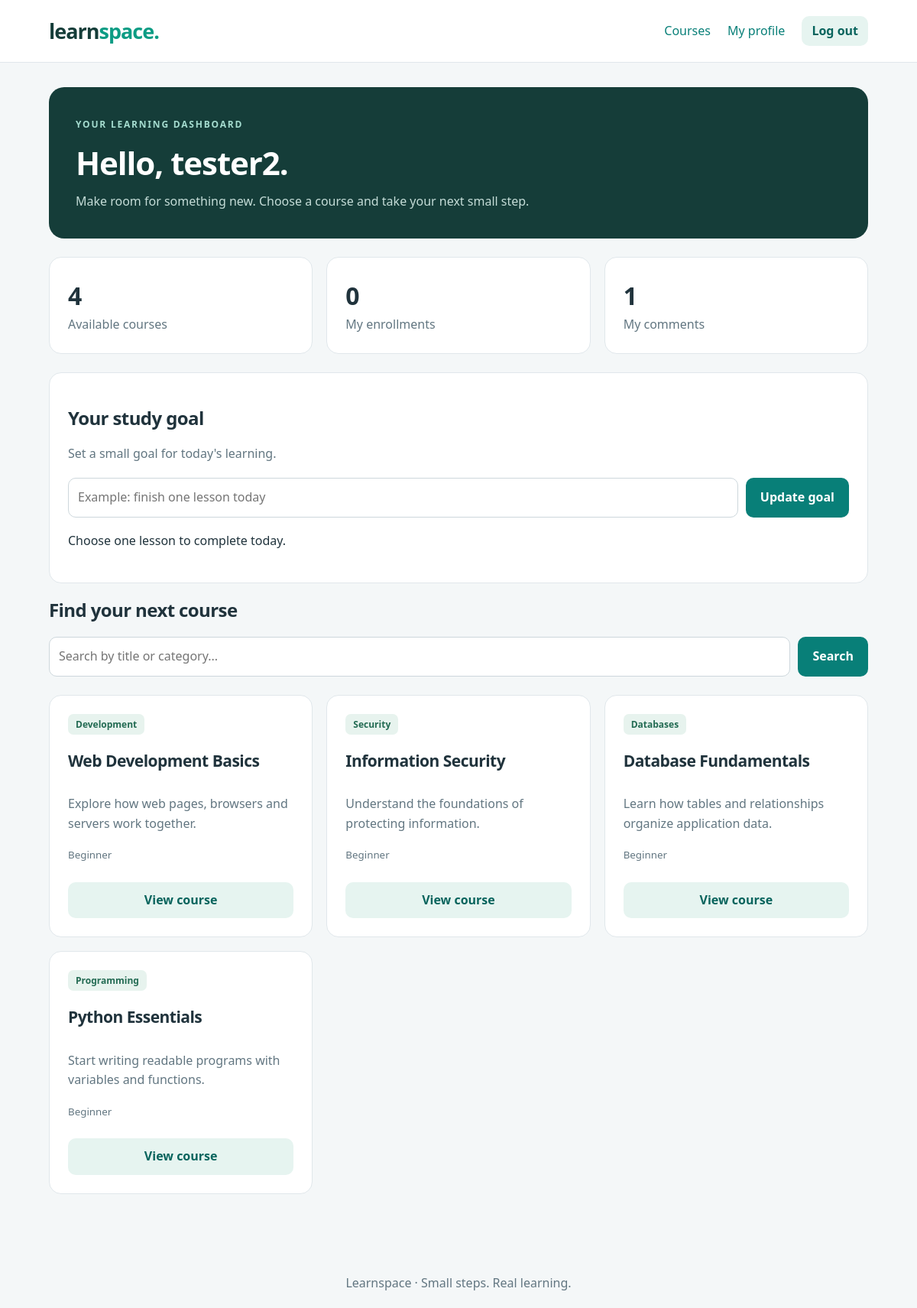
The page / (signed in) on the database its author committed.
### tables this page shows
CREATE TABLE users (
            id integer primary key autoincrement,
            full_name text not null,
            email text not null unique collate nocase,
            password_hash text not null
        );

CREATE TABLE courses (
            id integer primary key,
            title text not null,
            category text not null,
            description text not null,
            lesson text not null
        );

### app.py (the view)
@app.get("/")
@login_required
def dashboard():
    database = get_db()
    user_id = g.current_user["id"]
    search_query = request.args.get("q", "").strip()[:100]
    courses = database.execute( """ select courses.*,
               exists (
                   select 1 from enrollments
                   where enrollments.course_id = courses.id
                   and enrollments.user_id = ?
               ) as enrolled
        from courses
        where title like ? or category like ?
        order by id
        """,
        (
            user_id,
            f"%{search_query}%",
            f"%{search_query}%",
        ),
    ).fetchall()
    total_courses = database.execute(
        "select count(*) from courses"
    ).fetchone()[0]
    enrolled_count = database.execute(
        "select count(*) from enrollments where user_id = ?",
        (user_id,),
    ).fetchone()[0]
    comment_count = database.execute(
        "select count(*) from comments where user_id = ?",
        (user_id,),
    ).fetchone()[0]
    return render_template(
        "index.html",
        page="dashboard",
        courses=courses,
        search_query=search_query,
        total_courses=total_courses,
        enrolled_count=enrolled_count,
        comment_count=comment_count,
    )

### app.py (called while the page is built, shortened)
def get_db():
    if "database" not in g:
        g.database = sqlite3.connect(database_path)
        g.database.row_factory = sqlite3.Row
        g.database.execute("pragma foreign_keys = on")
    return g.database

@app.before_request
def prepare_request():
    g.current_user = get_db().execute(
        "select id, full_name, email from users where id = ?",
        (session.get("user_id"),),
    ).fetchone()
    if "csrf_token" not in session:
        session["csrf_token"] = secrets.token_hex(32)

@app.context_processor
def template_context():
    return {
        "current_user": g.current_user,
        "csrf_token": session.get("csrf_token", ""),
    }

@app.after_request
def add_response_headers(response):
    response.headers["X-Content-Type-Options"] = "nosniff"
    response.headers["X-Frame-Options"] = "DENY"
    response.headers["Referrer-Policy"] = "same-origin"
    response.headers["Cache-Control"] = "no-store"
    return response

def login_required(view_function):
    @wraps(view_function)
    def wrapped_view(*args, **kwargs):
        if g.current_user is None:
            return redirect("/login")
        return view_function(*args, **kwargs)
    return wrapped_view

### templates/index.html (shortened to what this page needs)
<!doctype html>
<html lang="en">
<head>
    <link rel="stylesheet" href="{{ url_for('static', filename='style.css') }}">
</head>
<body>
    <header class="top_bar">
        <nav class="navigation" aria-label="Main navigation">
            <a class="brand" href="/">learn<span>space.</span></a>
            <div class="nav_links">
                {% if current_user %}
                    <a href="/">Courses</a>
                    <a href="/profile">My profile</a>
                    <form method="post" action="/logout">
                        <button class="button_light" type="submit">
                            Log out
                        </button>
                    </form>
                {% else %}
                    <a href="/login">Log in</a>
                    <a class="button" href="/signup">Join free</a>
                {% endif %}
            </div>
        </nav>
    </header>
    <main>
        {% if page == "account" %}
            <div class="auth_layout">
                <section class="auth_intro">
                    <span class="eyebrow">A little learning, every day</span>
                    <h1>Your next skill starts here.</h1>
                    <p>
                        Explore technology, join a course and share
                        what you learn.
                    </p>
                    <ul>
                        <li>Short lessons for curious minds</li>
                        <li>Your courses in one place</li>
                        <li>A space to ask questions</li>
                    </ul>
                </section>
                <section class="card">
                    <h2>
                        {{ "Create your account" if is_signup else "Welcome back" }}
                    </h2>
                    <p class="muted">
                        {{ "Start your learning journey." if is_signup
                           else "Log in to continue learning." }}
                    </p>
                    <form method="post">
                        {{ csrf_field() }}
                        {% if is_signup %}
                            <label for="full_name">Full name</label>
                            <input
                                id="full_name"
                                name="full_name"
                                autocomplete="name"
                                minlength="2"
                                maxlength="80"
                                value="{{ request.form.get('full_name', '') }}"
                                required
                            >
                        {% endif %}
                        <label for="email">Email address</label>
                        <input
                            id="email"
                            name="email"
                            type="email"
                            autocomplete="email"
                            maxlength="254"
                            value="{{ request.form.get('email', '') }}"
                            required
                        >
                        <label for="password">Password</label>
                        <input
                            id="password"
                            name="password"
                            type="password"
                            minlength="8"
                            maxlength="128"
                            autocomplete="{{ 'new-password' if is_signup
                                             else 'current-password' }}"
                            required
                        >
                        {% if is_signup %}
                            <small>Use at least 8 characters.</small>
                        {% endif %}
                        <button class="full_width" type="submit">
                            {{ "Create account" if is_signup else "Log in" }}
                        </button>
                    </form>
                    <p class="section_space muted">
                        {% if is_signup %}
                            Already a member? <a href="/login">Log in</a>
                        {% else %}
                            New here? <a href="/signup">Create an account</a>
                        {% endif %}
                    </p>
                </section>
            </div>
        {% elif page == "dashboard" %}
            <section class="hero">
                <span class="eyebrow">Your learning dashboard</span>
                <h1>Hello, {{ current_user.full_name }}.</h1>
                <p>
                    Make room for something new.
                    Choose a course and take your next small step.
                </p>
            </section>
            <div class="stats">
                <div class="card">
                    <strong class="stat_number">{{ total_courses }}</strong>
                    <span class="muted">Available courses</span>
                </div>
                <div class="card">
                    <strong class="stat_number">{{ enrolled_count }}</strong>
                    <span class="muted">My enrollments</span>
                </div>
                <div class="card">
                    <strong class="stat_number">{{ comment_count }}</strong>
                    <span class="muted">My comments</span>
                </div>
            </div>
              <section class="card section_space">
    <h2>Your study goal</h2>
    <p class="muted">Set a small goal for today's learning.</p>
    <form id="study_goal_form" class="search_form">
        <input
            id="study_goal_input"
            type="text"
            maxlength="200"
            aria-label="Your study goal"
            placeholder="Example: finish one lesson today"
            required
        >
        <button type="submit">Update goal</button>
    </form>
    <p id="study_goal_output" class="reading_text"></p>
</section>
            <h2>Find your next course</h2>
            <form class="search_form" method="get" action="/">
                <input
                    name="q"
                    value="{{ search_query }}"
                    maxlength="100"
                    aria-label="Search courses"
                    placeholder="Search by title or category..."
                >
                <button type="submit">Search</button>
            </form>
            <div class="course_grid">
                {% for course in courses %}
                    <article class="card course_card">
                        <span class="badge">{{ course.category }}</span>
                        <h3>{{ course.title }}</h3>
                        <p class="muted">{{ course.description }}</p>
                        <small>
                            Beginner
                        </small>
                        <a
                            class="button button_light section_space"
                            href="{{ url_for('course_detail', course_id=course.id) }}"
                        >
                            {{ "Continue learning" if course.enrolled
                               else "View course" }}
                        </a>
                    </article>
                {% endfor %}
            </div>
        {% endif %}
    </main>
    <footer>Learnspace · Small steps. Real learning.</footer>
</body>
</html>

### static/style.css (style rules this page uses)
* { box-sizing: border-box; }
body { margin: 0; background: #f4f7f8; color: #20333c; font-family: "Segoe UI", Arial, sans-serif; line-height: 1.6; }
a { color: #087f78; text-decoration: none; }
button, input, textarea { font: inherit; }
button, .button { display: inline-block; padding: 11px 19px; border: 0; border-radius: 10px; background: #087f78; color: #ffffff; font-weight: 600; text-align: center; cursor: pointer; }
.button_light { background: #e6f4f0; color: #08645d; }
input, textarea { width: 100%; padding: 12px; border: 1px solid #cdd7dc; border-radius: 10px; background: #ffffff; color: #20333c; }
h1, h2, h3 { line-height: 1.25; letter-spacing: -0.025em; }
h1 { margin: 12px 0; font-size: clamp(28px, 4vw, 42px); overflow-wrap: anywhere; }
h2 { font-size: 24px; }
h3 { font-size: 21px; }
p { margin: 10px 0 18px; }
.muted, small { color: #627681; }
.top_bar { border-bottom: 1px solid #e0e7eb; background: #ffffff; }
.navigation { display: flex; align-items: center; justify-content: space-between; flex-wrap: wrap; gap: 20px; max-width: 1120px; margin: auto; padding: 19px 24px; }
.brand { color: #153d39; font-size: 27px; font-weight: 800; letter-spacing: -1px; }
.brand span { color: #0c9c84; }
.nav_links { display: flex; align-items: center; gap: 22px; }
.nav_links form { margin: 0; }
.nav_links button { padding: 7px 13px; }
main { max-width: 1120px; min-height: 80vh; margin: auto; padding: 32px 24px 60px; }
.hero { padding: 35px; border-radius: 20px; background: #153d39; color: #ffffff; }
.hero p { max-width: 650px; margin-bottom: 0; color: #c5ddd8; }
.eyebrow { color: #a5ddd0; font-size: 12px; font-weight: 700; letter-spacing: 0.15em; text-transform: uppercase; }
.stats, .course_grid { display: grid; grid-template-columns: repeat(3, minmax(0, 1fr)); gap: 18px; margin: 24px 0; }
.card { padding: 24px; border: 1px solid #e0e7eb; border-radius: 16px; background: #ffffff; }
.stat_number { display: block; font-size: 32px; font-weight: 700; }
.course_card { display: flex; flex-direction: column; }
.course_card p { flex: 1; }
.badge { display: inline-block; align-self: flex-start; padding: 4px 10px; border-radius: 7px; background: #e7f3ee; color: #236b53; font-size: 12px; font-weight: 700; }
.search_form { display: flex; gap: 10px; margin: 18px 0; }
.search_form input { flex: 1; min-width: 0; }
.section_space { margin-top: 24px; }
.reading_text { white-space: pre-line; overflow-wrap: anywhere; }
footer { padding: 20px; color: #627681; text-align: center; }

### rows shown on the page
users: full_name "tester2"
courses: category "Development", title "Web Development Basics", description "Explore how web pages, browsers and servers work together.", enrolled "View course"
courses: category "Security", title "Information Security", description "Understand the foundations of protecting information.", enrolled "View course"
courses: category "Databases", title "Database Fundamentals", description "Learn how tables and relationships organize application data.", enrolled "View course"
courses: category "Programming", title "Python Essentials", description "Start writing readable programs with variables and functions.", enrolled "View course"

### other values the page prints
{{ total_courses }} "4"
{{ enrolled_count }} "0"
{{ comment_count }} "1"
